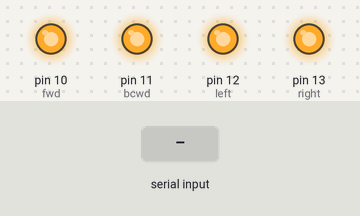
Bench run of a sketch on a simulated Arduino Uno, built with avr-gcc and run on an emulated ATmega328P. Parts: output pins drawn as LEDs (lit = HIGH). The inputs (shaded band) are chosen by the test bench. What the sketch prints to the serial monitor is not drawn.

Above: at 1.2 s.
1.3 s: "F" received over Serial
At 1.7 s:
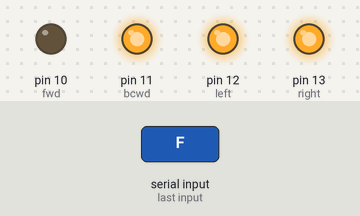
3.3 s: "B" received over Serial
At 3.7 s:
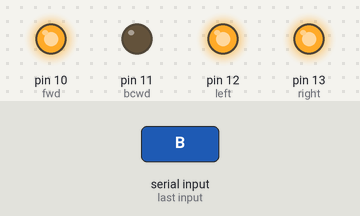
5.3 s: "R" received over Serial
At 5.7 s:
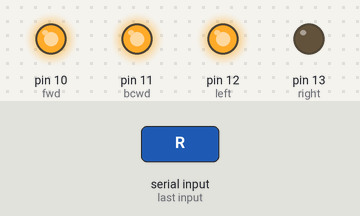
7.3 s: "L" received over Serial
At 7.7 s:
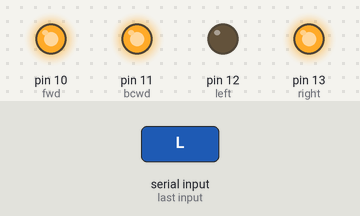
Timing chart, 0 to 10.3 s (numbered marks = the images above; inputs shaded):
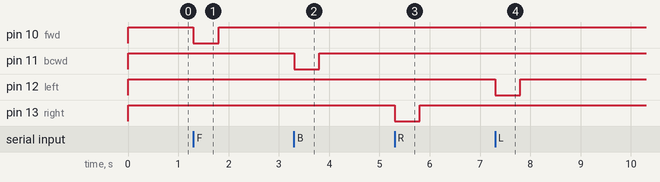

Measured:
- after the input at 1.3 s, pin 10 (fwd): HIGH → LOW at once, → HIGH 0.50 s later
- after the input at 3.3 s, pin 11 (bcwd): HIGH → LOW at once, → HIGH 0.50 s later
- after the input at 5.3 s, pin 13 (right): HIGH → LOW at once, → HIGH 0.50 s later
- after the input at 7.3 s, pin 12 (left): HIGH → LOW at once, → HIGH 0.50 s later

The sketch:

sketch_nov18d.ino
```cpp
int fwd = 10;
int bcwd = 11;
int left = 12;
int right = 13;
char value;

void setup() {
  pinMode(fwd, OUTPUT);
  pinMode(bcwd, OUTPUT);
  pinMode(left, OUTPUT);
  pinMode(right, OUTPUT);

  digitalWrite(fwd, HIGH);
  digitalWrite(bcwd, HIGH);
  digitalWrite(left, HIGH);
  digitalWrite(right, HIGH);
  Serial.begin(9600);


}

void loop() {
  if (Serial.available() > 0) {
    value = Serial.read();
    Serial.print(value);
    if (value == 'F') {
      digitalWrite(fwd, LOW);
      digitalWrite(bcwd, HIGH);
      delay(500);
      digitalWrite(fwd, HIGH);
    }
    if (value == 'B') {
      digitalWrite(bcwd, LOW);
      digitalWrite(fwd, HIGH);
      delay(500);
      digitalWrite(bcwd, HIGH);
    }
    if (value == 'R') {
      digitalWrite(right, LOW);
      delay(500);
      digitalWrite(right, HIGH);
    }
    if (value == 'L') {
      digitalWrite(left, LOW);
      delay(500);
      digitalWrite(left, HIGH);
    }
  }
}
```
